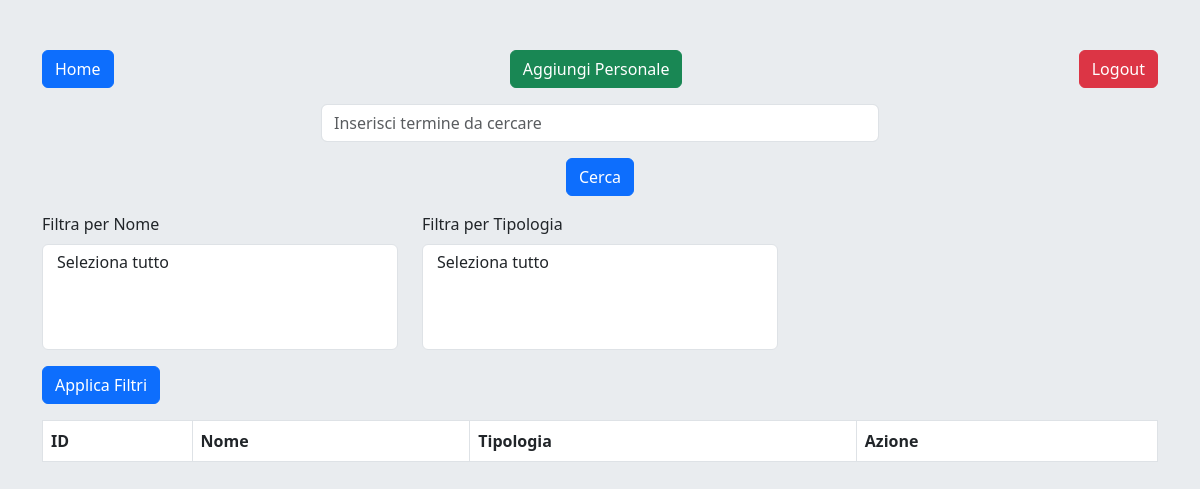
Before: /php/personale.php (signed in) with the older database file.
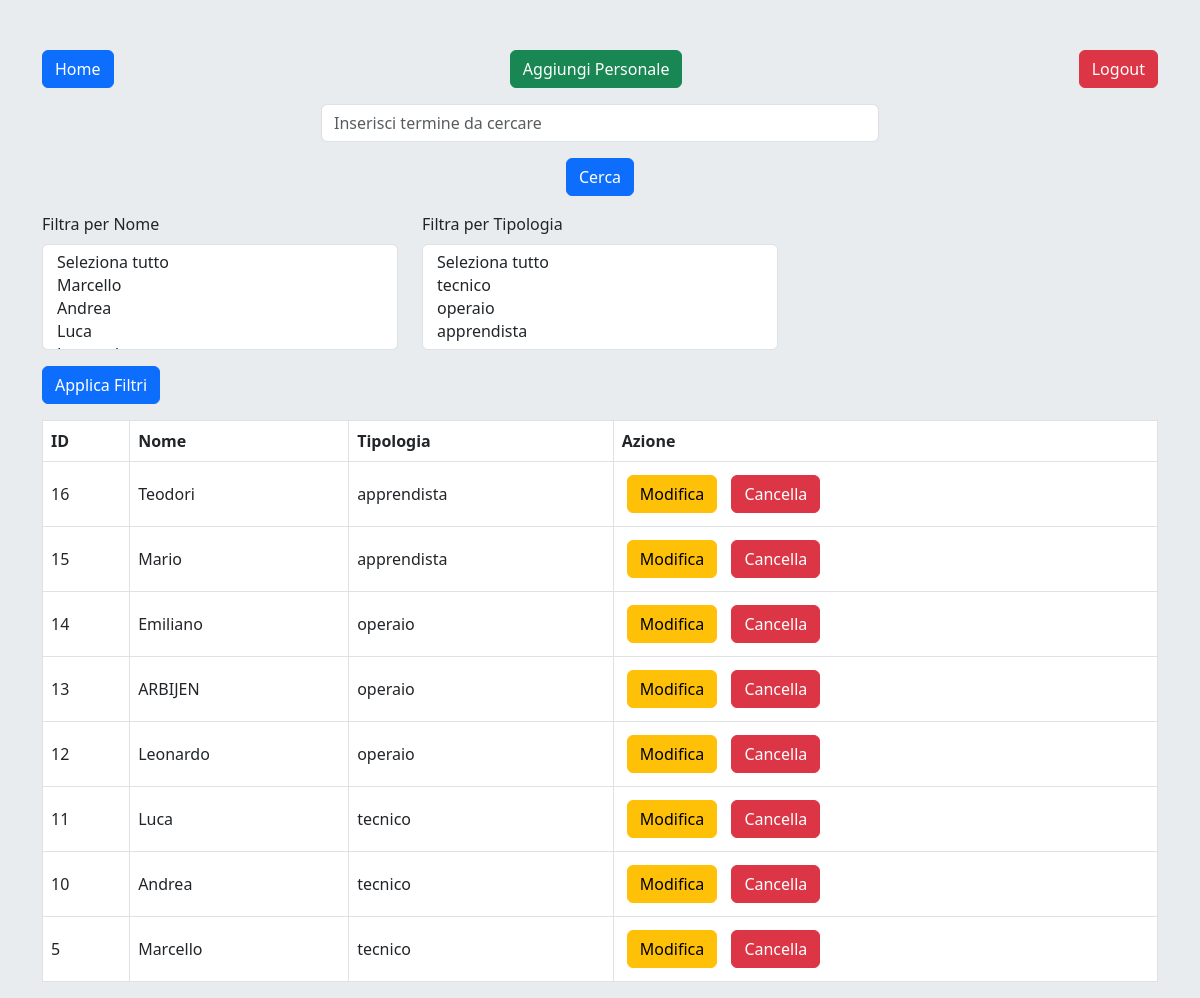
After: the same page with the newer database file.
### tables this page shows
CREATE TABLE `personale` (
  `idpersonale` int(11) NOT NULL,
  `idcommessa` int(11) DEFAULT NULL,
  `idtipologia` int(11) DEFAULT NULL,
  `nome` varchar(255) DEFAULT NULL
);

CREATE TABLE `tipologiepersonale` (
  `idtipologia` int(11) NOT NULL,
  `tipologia` varchar(255) DEFAULT NULL,
  `paga` double DEFAULT NULL
);

### php/personale.php (the view, shortened to what this page needs)
<?php
include_once("connection.php");
$nameQuery = "SELECT DISTINCT nome FROM personale";
$nameResult = mysqli_query($mysqli, $nameQuery);
$tipologiaQuery = "SELECT DISTINCT p.idtipologia, t.tipologia FROM personale p
                   JOIN tipologiepersonale t ON p.idtipologia = t.idtipologia";
$tipologiaResult = mysqli_query($mysqli, $tipologiaQuery);
$query = "SELECT p.*, t.tipologia FROM personale p
          JOIN tipologiepersonale t ON p.idtipologia = t.idtipologia";
$query .= " ORDER BY p.idpersonale DESC";
$result = mysqli_query($mysqli, $query);
?>
<!DOCTYPE html>
<html lang="en">
<head>
    <link href="https://cdn.jsdelivr.net/npm/bootstrap@5.3.0-alpha1/dist/css/bootstrap.min.css" rel="stylesheet">
</head>
<body>
    <div class="container">
        <div class="d-flex justify-content-between mb-3">
            <a href="index.php" class="btn btn-primary">Home</a>
            <button class="btn btn-success" data-bs-toggle="modal" data-bs-target="#addModal">Aggiungi Personale</button>
            <a href="logout.php" class="btn btn-danger">Logout</a>
        </div>
        <form action="personale.php" method="GET" class="mb-3 text-center">
            <div class="mb-3">
                <input type="text" name="search" class="form-control w-50 mx-auto" id="search" placeholder="Inserisci termine da cercare">
            </div>
            <button type="submit" class="btn btn-primary">Cerca</button>
        </form>
        <form action="personale.php" method="GET" class="mb-3">
            <div class="row">
                <div class="col-md-4">
                    <label for="nome" class="form-label">Filtra per Nome</label>
                    <select name="nome[]" class="form-select" multiple id="nomeSelect">
                        <option value="">Seleziona tutto</option>
                        <?php while ($nameRow = mysqli_fetch_assoc($nameResult)) { ?>
                            <option value="<?php echo htmlspecialchars($nameRow['nome']); ?>">
                            </option>
                        <?php } ?>
                    </select>
                </div>
                <div class="col-md-4">
                    <label for="idtipologia" class="form-label">Filtra per Tipologia</label>
                    <select name="idtipologia[]" class="form-select" multiple id="tipologiaSelect">
                        <option value="">Seleziona tutto</option>
                        <?php while ($tipologiaRow = mysqli_fetch_assoc($tipologiaResult)) { ?>
                            <option value="<?php echo htmlspecialchars($tipologiaRow['idtipologia']); ?>">
                            </option>
                        <?php } ?>
                    </select>
                </div>
            </div>
            <button type="submit" class="btn btn-primary mt-3">Applica Filtri</button>
        </form>
        <table class="table table-hover table-bordered">
            <thead>
                <tr>
                    <th>ID</th>
                    <th>Nome</th>
                    <th>Tipologia</th>
                    <th>Azione</th>
                </tr>
            </thead>
            <tbody>
                <?php while ($row = mysqli_fetch_assoc($result)) { ?>
                    <tr>
                        <td><?php echo $row['idpersonale']; ?></td>
                        <td><?php echo htmlspecialchars($row['nome']); ?></td>
                        <td><?php echo htmlspecialchars($row['tipologia']); ?></td>
                        <td>
                            <button class="btn btn-edit btn-warning" data-bs-toggle="modal" data-bs-target="#editModal<?php echo $row['idpersonale']; ?>">Modifica</button>
                            <a href="personale.php?delete_id=<?php echo $row['idpersonale']; ?>" class="btn btn-delete btn-danger" onclick="return confirm('Sei sicuro di voler eliminare questo personale?');">Cancella</a>
                        </td>
                    </tr>
                <?php } ?>
            </tbody>
        </table>
    </div>
</body>
</html>

### php/personale.php (style rules this page uses)
body { background-color: #e9ecef; }
.container { margin-top: 50px; }
.table th, .table td { vertical-align: middle; }
.btn-edit, .btn-delete { margin: 5px; }

Changed rows visible on the page:
added personale: idpersonale "16", nome "Teodori", idtipologia.tipologia "apprendista"
added personale: idpersonale "15", nome "Mario", idtipologia.tipologia "apprendista"
added personale: idpersonale "14", nome "Emiliano", idtipologia.tipologia "operaio"
added personale: idpersonale "13", nome "ARBIJEN", idtipologia.tipologia "operaio"
added personale: idpersonale "12", nome "Leonardo", idtipologia.tipologia "operaio"
added personale: idpersonale "11", nome "Luca", idtipologia.tipologia "tecnico"
added personale: idpersonale "10", nome "Andrea", idtipologia.tipologia "tecnico"
added personale: idpersonale "5", nome "Marcello", idtipologia.tipologia "tecnico"
Other visible differences:
form field value: "Seleziona tutto" → "Seleziona tutto / Marcello / Andrea / Luca"
form field value: "Seleziona tutto" → "Seleziona tutto / tecnico / operaio / apprendista"
